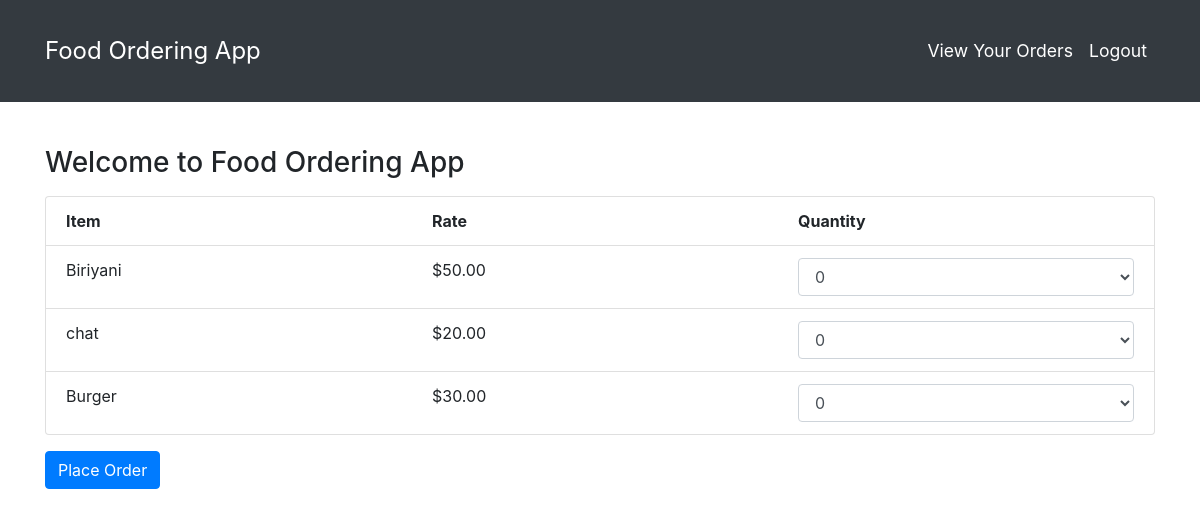
The app's page / (signed in) with its own data.
### orders/models.py (models this page shows)
class Item(models.Model):
    name = models.CharField(max_length=100)
    rate = models.DecimalField(max_digits=10, decimal_places=2)
    class Meta:
        permissions = [
            ('can_add_item', 'Can add item'),
            ('can_change_item', 'Can change item'),
            ('can_delete_item', 'Can delete item'),
        ]

### orders/views.py (the view)
# urls.py: 2. Add a URL to urlpatterns:  path('', views.home, name='home')
@login_required
def home(request):
    items = Item.objects.all()
    return render(request, 'orders/home.html', {'items': items})

### orders/templates/orders/home.html (shortened to what this page needs)
{% extends 'base.html' %}
{% block content %}
    <h3>Welcome to Food Ordering App</h3>
    <form method="POST" action="{% url 'place_order' %}">
        <ul class="list-group">
            <li class="list-group-item">
                <div class="row">
                    <div class="col"><strong>Item</strong></div>
                    <div class="col"><strong>Rate</strong></div>
                    <div class="col"><strong>Quantity</strong></div>
                </div>
            </li>
        {% for item in items %}
            <li class="list-group-item">
                <div class="row">
                    <div class="col">{{ item.name }}</div>
                    <div class="col">${{ item.rate }}</div>
                    <div class="col">
                        <select name="quantity_{{ item.id }}" class="form-control">
                                <option value="0">0</option>
                        </select>
                    </div>
                </div>
            </li>
        {% endfor %}
        </ul>
        <button type="submit" class="btn btn-primary mt-3">Place Order</button>
    </form>
{% endblock %}

### records on screen
Item: name "Biriyani", rate "50.00", id "0"
Item: name "chat", rate "20.00", id "0"
Item: name "Burger", rate "30.00", id "0"
